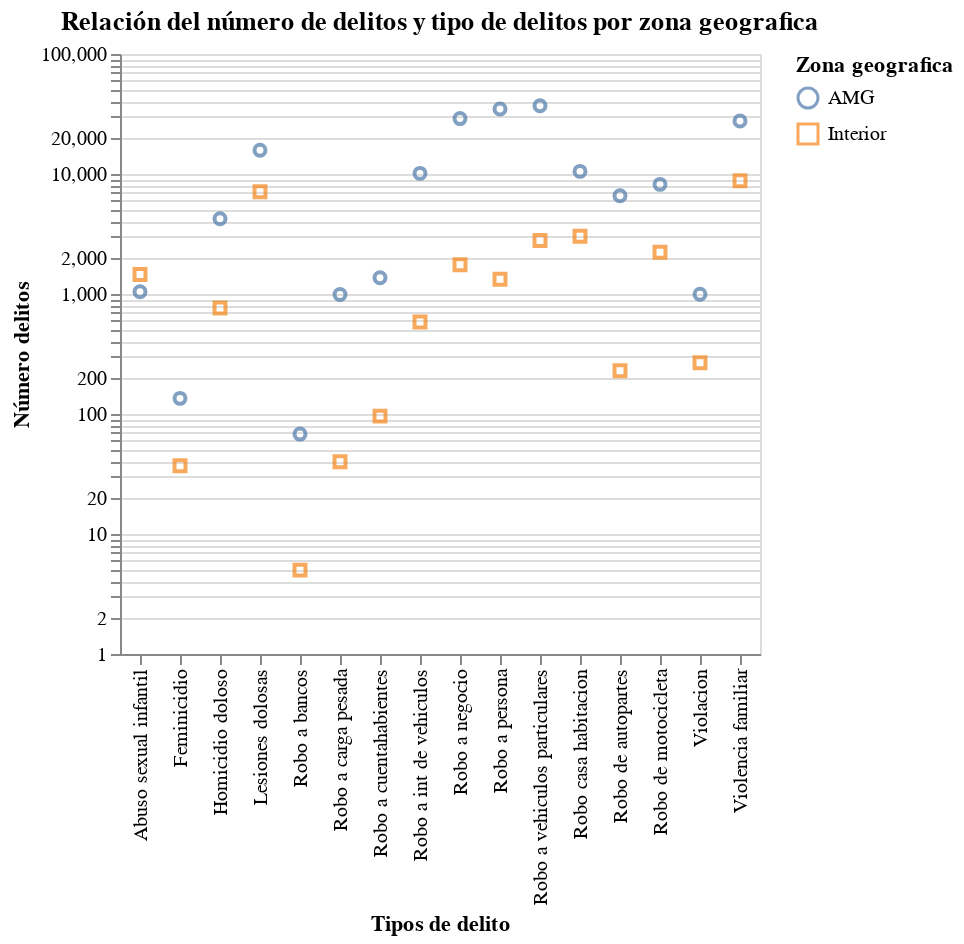

Source (notebook cell):
### Code cell
plot_1 = alt.Chart(zona).mark_point().encode(
    alt.X("delito:N",title="Tipos de delito"),
    alt.Y("fecha:Q",scale=alt.Scale(type="log"), title="Número delitos"),
    alt.Color("zona_geografica:N",title="Zona geografica"),
    alt.Shape("zona_geografica:N"),
    tooltip=["delito","zona_geografica","fecha"]
).properties(title="Relación del número de delitos y tipo de delitos por zona geografica")

plot_1

### Figure 1 — Vega-Lite specification as saved in the notebook (floating-point values rounded to 4 significant figures)
{"config": {"view": {"continuousWidth": 400, "continuousHeight": 300}}, "data": {"name": "data-bf330c499616dc49ab962128b394f84f"}, "mark": "point", "encoding": {"color": {"field": "zona_geografica", "title": "Zona geografica", "type": "nominal"}, "shape": {"field": "zona_geografica", "type": "nominal"}, "tooltip": [{"field": "delito", "type": "nominal"}, {"field": "zona_geografica", "type": "nominal"}, {"field": "fecha", "type": "quantitative"}], "x": {"field": "delito", "title": "Tipos de delito", "type": "nominal"}, "y": {"field": "fecha", "scale": {"type": "log"}, "title": "Número delitos", "type": "quantitative"}}, "title": "Relación del número de delitos y tipo de delitos por zona geografica", "$schema": "https://vega.github.io/schema/vega-lite/v4.17.0.json", "datasets": {"data-bf330c499616dc49ab962128b394f84f": [{"delito": "Abuso sexual infantil", "zona_geografica": "AMG", "fecha": 1045}, {"delito": "Abuso sexual infantil", "zona_geografica": "Interior", "fecha": 1451}, {"delito": "Feminicidio", "zona_geografica": "AMG", "fecha": 135}, {"delito": "Feminicidio", "zona_geografica": "Interior", "fecha": 37}, {"delito": "Homicidio doloso", "zona_geografica": "AMG", "fecha": 4242}, {"delito": "Homicidio doloso", "zona_geografica": "Interior", "fecha": 763}, {"delito": "Lesiones dolosas", "zona_geografica": "AMG", "fecha": 15763}, {"delito": "Lesiones dolosas", "zona_geografica": "Interior", "fecha": 7126}, {"delito": "Robo a bancos", "zona_geografica": "AMG", "fecha": 68}, {"delito": "Robo a bancos", "zona_geografica": "Interior", "fecha": 5}, {"delito": "Robo a carga pesada", "zona_geografica": "AMG", "fecha": 990}, {"delito": "Robo a carga pesada", "zona_geografica": "Interior", "fecha": 40}, {"delito": "Robo a cuentahabientes", "zona_geografica": "AMG", "fecha": 1366}, {"delito": "Robo a cuentahabientes", "zona_geografica": "Interior", "fecha": 96}, {"delito": "Robo a int de vehiculos", "zona_geografica": "AMG", "fecha": 10120}, {"delito": "Robo a int de vehiculos", "zona_geografica": "Interior", "fecha": 584}, {"delito": "Robo a negocio", "zona_geografica": "AMG", "fecha": 28950}, {"delito": "Robo a negocio", "zona_geografica": "Interior", "fecha": 1751}, {"delito": "Robo a persona", "zona_geografica": "AMG", "fecha": 34854}, {"delito": "Robo a persona", "zona_geografica": "Interior", "fecha": 1326}, {"delito": "Robo a vehiculos particulares", "zona_geografica": "AMG", "fecha": 37082}, {"delito": "Robo a vehiculos particulares", "zona_geografica": "Interior", "fecha": 2792}, {"delito": "Robo casa habitacion", "zona_geografica": "AMG", "fecha": 10516}, {"delito": "Robo casa habitacion", "zona_geografica": "Interior", "fecha": 3027}, {"delito": "Robo de autopartes", "zona_geografica": "AMG", "fecha": 6593}, {"delito": "Robo de autopartes", "zona_geografica": "Interior", "fecha": 229}, {"delito": "Robo de motocicleta", "zona_geografica": "AMG", "fecha": 8196}, {"delito": "Robo de motocicleta", "zona_geografica": "Interior", "fecha": 2230}, {"delito": "Violacion", "zona_geografica": "AMG", "fecha": 996}, {"delito": "Violacion", "zona_geografica": "Interior", "fecha": 267}, {"delito": "Violencia familiar", "zona_geografica": "AMG", "fecha": 27668}, {"delito": "Violencia familiar", "zona_geografica": "Interior", "fecha": 8775}]}}
